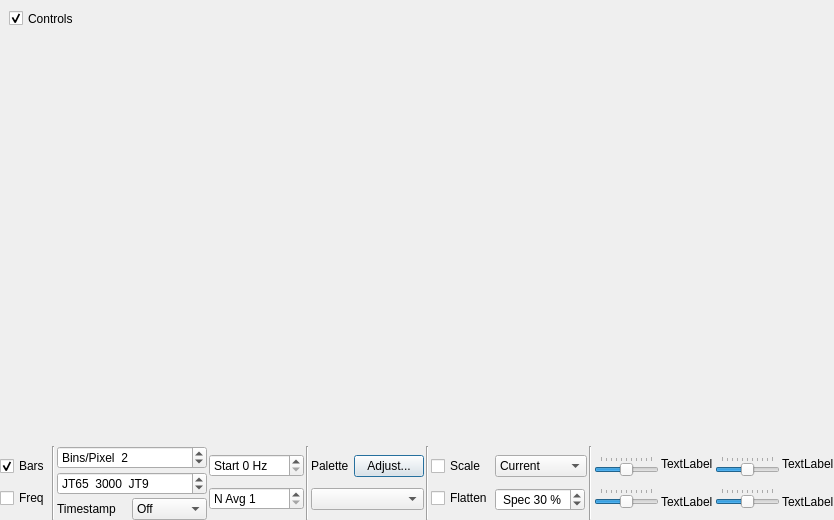
<?xml version="1.0" encoding="UTF-8"?>
<ui version="4.0">
 <class>WideGraph</class>
 <widget class="QDialog" name="WideGraph">
  <property name="geometry">
   <rect>
    <x>0</x>
    <y>0</y>
    <width>834</width>
    <height>520</height>
   </rect>
  </property>
  <property name="sizePolicy">
   <sizepolicy hsizetype="Minimum" vsizetype="Fixed">
    <horstretch>0</horstretch>
    <verstretch>0</verstretch>
   </sizepolicy>
  </property>
  <property name="windowTitle">
   <string>Dialog</string>
  </property>
  <layout class="QGridLayout" name="gridLayout_2">
   <property name="leftMargin">
    <number>0</number>
   </property>
   <property name="topMargin">
    <number>0</number>
   </property>
   <property name="rightMargin">
    <number>0</number>
   </property>
   <property name="bottomMargin">
    <number>0</number>
   </property>
   <property name="spacing">
    <number>1</number>
   </property>
   <item row="1" column="0">
    <widget class="CPlotter" name="widePlot">
     <property name="enabled">
      <bool>true</bool>
     </property>
     <property name="sizePolicy">
      <sizepolicy hsizetype="Expanding" vsizetype="Expanding">
       <horstretch>0</horstretch>
       <verstretch>0</verstretch>
      </sizepolicy>
     </property>
     <property name="minimumSize">
      <size>
       <width>200</width>
       <height>100</height>
      </size>
     </property>
     <property name="frameShape">
      <enum>QFrame::NoFrame</enum>
     </property>
     <property name="frameShadow">
      <enum>QFrame::Plain</enum>
     </property>
     <property name="lineWidth">
      <number>1</number>
     </property>
     <widget class="QCheckBox" name="cbControls">
      <property name="geometry">
       <rect>
        <x>9</x>
        <y>10</y>
        <width>70</width>
        <height>17</height>
       </rect>
      </property>
      <property name="maximumSize">
       <size>
        <width>70</width>
        <height>16777215</height>
       </size>
      </property>
      <property name="mouseTracking">
       <bool>true</bool>
      </property>
      <property name="text">
       <string>Controls</string>
      </property>
      <property name="checked">
       <bool>true</bool>
      </property>
     </widget>
    </widget>
   </item>
   <item row="2" column="0">
    <widget class="QWidget" name="controls_widget" native="true">
     <property name="sizePolicy">
      <sizepolicy hsizetype="Preferred" vsizetype="Fixed">
       <horstretch>0</horstretch>
       <verstretch>0</verstretch>
      </sizepolicy>
     </property>
     <layout class="QHBoxLayout" name="horizontalLayout" stretch="0,0,0,0,0,0,0,0,0,0,0,1,0,1,0,0">
      <property name="spacing">
       <number>2</number>
      </property>
      <property name="leftMargin">
       <number>0</number>
      </property>
      <property name="topMargin">
       <number>0</number>
      </property>
      <property name="rightMargin">
       <number>0</number>
      </property>
      <property name="bottomMargin">
       <number>0</number>
      </property>
      <item>
       <spacer name="horizontalSpacer_1">
        <property name="orientation">
         <enum>Qt::Horizontal</enum>
        </property>
        <property name="sizeHint" stdset="0">
         <size>
          <width>2</width>
          <height>20</height>
         </size>
        </property>
       </spacer>
      </item>
      <item>
       <layout class="QVBoxLayout" name="verticalLayout_9">
        <item>
         <widget class="QCheckBox" name="cbBars">
          <property name="maximumSize">
           <size>
            <width>65</width>
            <height>16777215</height>
           </size>
          </property>
          <property name="mouseTracking">
           <bool>true</bool>
          </property>
          <property name="text">
           <string>Bars</string>
          </property>
          <property name="checked">
           <bool>true</bool>
          </property>
         </widget>
        </item>
        <item>
         <widget class="QCheckBox" name="cbFreq">
          <property name="text">
           <string>Freq</string>
          </property>
         </widget>
        </item>
       </layout>
      </item>
      <item>
       <widget class="Line" name="line">
        <property name="orientation">
         <enum>Qt::Vertical</enum>
        </property>
       </widget>
      </item>
      <item>
       <layout class="QVBoxLayout" name="verticalLayout_1">
        <property name="spacing">
         <number>3</number>
        </property>
        <property name="sizeConstraint">
         <enum>QLayout::SetMaximumSize</enum>
        </property>
        <property name="leftMargin">
         <number>0</number>
        </property>
        <property name="rightMargin">
         <number>0</number>
        </property>
        <property name="bottomMargin">
         <number>0</number>
        </property>
        <item>
         <widget class="QSpinBox" name="bppSpinBox">
          <property name="minimumSize">
           <size>
            <width>100</width>
            <height>0</height>
           </size>
          </property>
          <property name="maximumSize">
           <size>
            <width>174</width>
            <height>16777215</height>
           </size>
          </property>
          <property name="toolTip">
           <string>Compression factor for frequency scale</string>
          </property>
          <property name="suffix">
           <string/>
          </property>
          <property name="prefix">
           <string>Bins/Pixel  </string>
          </property>
          <property name="minimum">
           <number>1</number>
          </property>
          <property name="maximum">
           <number>100</number>
          </property>
          <property name="singleStep">
           <number>1</number>
          </property>
          <property name="value">
           <number>2</number>
          </property>
         </widget>
        </item>
        <item>
         <widget class="QSpinBox" name="fSplitSpinBox">
          <property name="minimumSize">
           <size>
            <width>150</width>
            <height>0</height>
           </size>
          </property>
          <property name="maximumSize">
           <size>
            <width>174</width>
            <height>16777215</height>
           </size>
          </property>
          <property name="toolTip">
           <string>&lt;html&gt;&lt;head/&gt;&lt;body&gt;&lt;p&gt;Decode JT9 only above this frequency&lt;/p&gt;&lt;/body&gt;&lt;/html&gt;</string>
          </property>
          <property name="suffix">
           <string>  JT9</string>
          </property>
          <property name="prefix">
           <string>JT65  </string>
          </property>
          <property name="minimum">
           <number>0</number>
          </property>
          <property name="maximum">
           <number>5000</number>
          </property>
          <property name="singleStep">
           <number>100</number>
          </property>
          <property name="value">
           <number>3000</number>
          </property>
         </widget>
        </item>
        <item>
         <layout class="QHBoxLayout" name="horizontalLayout_2">
          <property name="spacing">
           <number>0</number>
          </property>
          <property name="topMargin">
           <number>0</number>
          </property>
          <property name="bottomMargin">
           <number>0</number>
          </property>
          <item>
           <widget class="QLabel" name="labTime">
            <property name="toolTip">
             <string>Position of timestamp above each interval line</string>
            </property>
            <property name="text">
             <string>Timestamp</string>
            </property>
           </widget>
          </item>
          <item>
           <widget class="QComboBox" name="timestampComboBox">
            <property name="toolTip">
             <string>Position of timestamp above each interval line</string>
            </property>
            <item>
             <property name="text">
              <string>Off</string>
             </property>
            </item>
            <item>
             <property name="text">
              <string>Left</string>
             </property>
            </item>
            <item>
             <property name="text">
              <string>Right</string>
             </property>
            </item>
           </widget>
          </item>
         </layout>
        </item>
       </layout>
      </item>
      <item>
       <layout class="QVBoxLayout" name="verticalLayout_2">
        <property name="leftMargin">
         <number>0</number>
        </property>
        <property name="rightMargin">
         <number>0</number>
        </property>
        <item>
         <widget class="QSpinBox" name="fStartSpinBox">
          <property name="minimumSize">
           <size>
            <width>90</width>
            <height>0</height>
           </size>
          </property>
          <property name="maximumSize">
           <size>
            <width>100</width>
            <height>16777215</height>
           </size>
          </property>
          <property name="toolTip">
           <string>&lt;html&gt;&lt;head/&gt;&lt;body&gt;&lt;p&gt;Frequency at left edge of waterfall&lt;/p&gt;&lt;/body&gt;&lt;/html&gt;</string>
          </property>
          <property name="suffix">
           <string> Hz</string>
          </property>
          <property name="prefix">
           <string>Start </string>
          </property>
          <property name="maximum">
           <number>4900</number>
          </property>
          <property name="singleStep">
           <number>100</number>
          </property>
         </widget>
        </item>
        <item>
         <widget class="QSpinBox" name="waterfallAvgSpinBox">
          <property name="minimumSize">
           <size>
            <width>90</width>
            <height>0</height>
           </size>
          </property>
          <property name="maximumSize">
           <size>
            <width>100</width>
            <height>16777215</height>
           </size>
          </property>
          <property name="toolTip">
           <string>Number of FFTs averaged (controls waterfall scrolling rate)</string>
          </property>
          <property name="prefix">
           <string>N Avg </string>
          </property>
          <property name="minimum">
           <number>1</number>
          </property>
          <property name="maximum">
           <number>50</number>
          </property>
         </widget>
        </item>
       </layout>
      </item>
      <item>
       <widget class="Line" name="line_1">
        <property name="lineWidth">
         <number>1</number>
        </property>
        <property name="midLineWidth">
         <number>0</number>
        </property>
        <property name="orientation">
         <enum>Qt::Vertical</enum>
        </property>
       </widget>
      </item>
      <item>
       <layout class="QVBoxLayout" name="verticalLayout_3">
        <property name="leftMargin">
         <number>0</number>
        </property>
        <property name="rightMargin">
         <number>0</number>
        </property>
        <item>
         <layout class="QHBoxLayout" name="horizontalLayout_1">
          <item>
           <widget class="QLabel" name="labPalette">
            <property name="text">
             <string>Palette </string>
            </property>
            <property name="alignment">
             <set>Qt::AlignLeading|Qt::AlignLeft|Qt::AlignVCenter</set>
            </property>
           </widget>
          </item>
          <item>
           <widget class="QPushButton" name="adjust_palette_push_button">
            <property name="maximumSize">
             <size>
              <width>70</width>
              <height>16777215</height>
             </size>
            </property>
            <property name="toolTip">
             <string>&lt;html&gt;&lt;head/&gt;&lt;body&gt;&lt;p&gt;Enter definition for a new color palette.&lt;/p&gt;&lt;/body&gt;&lt;/html&gt;</string>
            </property>
            <property name="text">
             <string>Adjust...</string>
            </property>
           </widget>
          </item>
         </layout>
        </item>
        <item>
         <widget class="QComboBox" name="paletteComboBox">
          <property name="minimumSize">
           <size>
            <width>80</width>
            <height>0</height>
           </size>
          </property>
          <property name="maximumSize">
           <size>
            <width>125</width>
            <height>16777215</height>
           </size>
          </property>
          <property name="toolTip">
           <string>Select waterfall palette</string>
          </property>
         </widget>
        </item>
       </layout>
      </item>
      <item>
       <widget class="Line" name="line_2">
        <property name="lineWidth">
         <number>1</number>
        </property>
        <property name="midLineWidth">
         <number>0</number>
        </property>
        <property name="orientation">
         <enum>Qt::Vertical</enum>
        </property>
       </widget>
      </item>
      <item>
       <layout class="QVBoxLayout" name="verticalLayout_4">
        <property name="leftMargin">
         <number>0</number>
        </property>
        <property name="rightMargin">
         <number>0</number>
        </property>
        <item>
         <widget class="QCheckBox" name="cbScale">
          <property name="toolTip">
           <string>&lt;html&gt;&lt;head/&gt;&lt;body&gt;&lt;p&gt;Scale spectrum by median value.&lt;/p&gt;&lt;/body&gt;&lt;/html&gt;</string>
          </property>
          <property name="text">
           <string>Scale</string>
          </property>
          <property name="checked">
           <bool>false</bool>
          </property>
         </widget>
        </item>
        <item>
         <widget class="QCheckBox" name="cbFlatten">
          <property name="toolTip">
           <string>&lt;html&gt;&lt;head/&gt;&lt;body&gt;&lt;p&gt;Flatten spectral baseline over the full displayed interval.&lt;/p&gt;&lt;/body&gt;&lt;/html&gt;</string>
          </property>
          <property name="text">
           <string>Flatten</string>
          </property>
         </widget>
        </item>
       </layout>
      </item>
      <item>
       <layout class="QVBoxLayout" name="verticalLayout_5">
        <property name="leftMargin">
         <number>0</number>
        </property>
        <property name="rightMargin">
         <number>0</number>
        </property>
        <item>
         <widget class="QComboBox" name="spec2dComboBox">
          <property name="toolTip">
           <string>&lt;html&gt;&lt;head/&gt;&lt;body&gt;&lt;p&gt;Select data for spectral display&lt;/p&gt;&lt;/body&gt;&lt;/html&gt;</string>
          </property>
          <property name="currentIndex">
           <number>0</number>
          </property>
          <item>
           <property name="text">
            <string>Current</string>
           </property>
          </item>
          <item>
           <property name="text">
            <string>Cumulative</string>
           </property>
          </item>
         </widget>
        </item>
        <item>
         <widget class="QSpinBox" name="sbPercent2dPlot">
          <property name="minimumSize">
           <size>
            <width>75</width>
            <height>0</height>
           </size>
          </property>
          <property name="maximumSize">
           <size>
            <width>90</width>
            <height>16777215</height>
           </size>
          </property>
          <property name="toolTip">
           <string>&lt;html&gt;&lt;head/&gt;&lt;body&gt;&lt;p&gt;Set fractional size of spectrum in this window.&lt;/p&gt;&lt;/body&gt;&lt;/html&gt;</string>
          </property>
          <property name="alignment">
           <set>Qt::AlignCenter</set>
          </property>
          <property name="suffix">
           <string> %</string>
          </property>
          <property name="prefix">
           <string>Spec </string>
          </property>
          <property name="maximum">
           <number>100</number>
          </property>
          <property name="singleStep">
           <number>5</number>
          </property>
          <property name="value">
           <number>30</number>
          </property>
         </widget>
        </item>
       </layout>
      </item>
      <item>
       <widget class="Line" name="line_3">
        <property name="orientation">
         <enum>Qt::Vertical</enum>
        </property>
       </widget>
      </item>
      <item>
       <layout class="QVBoxLayout" name="verticalLayout_6">
        <property name="leftMargin">
         <number>0</number>
        </property>
        <property name="rightMargin">
         <number>0</number>
        </property>
        <item>
         <widget class="QSlider" name="gainSlider">
          <property name="sizePolicy">
           <sizepolicy hsizetype="Preferred" vsizetype="Fixed">
            <horstretch>1</horstretch>
            <verstretch>0</verstretch>
           </sizepolicy>
          </property>
          <property name="minimumSize">
           <size>
            <width>65</width>
            <height>0</height>
           </size>
          </property>
          <property name="maximumSize">
           <size>
            <width>160</width>
            <height>16777215</height>
           </size>
          </property>
          <property name="toolTip">
           <string>Waterfall gain</string>
          </property>
          <property name="minimum">
           <number>-50</number>
          </property>
          <property name="maximum">
           <number>50</number>
          </property>
          <property name="orientation">
           <enum>Qt::Horizontal</enum>
          </property>
          <property name="tickPosition">
           <enum>QSlider::TicksAbove</enum>
          </property>
         </widget>
        </item>
        <item>
         <widget class="QSlider" name="gain2dSlider">
          <property name="sizePolicy">
           <sizepolicy hsizetype="Preferred" vsizetype="Fixed">
            <horstretch>1</horstretch>
            <verstretch>0</verstretch>
           </sizepolicy>
          </property>
          <property name="minimumSize">
           <size>
            <width>65</width>
            <height>0</height>
           </size>
          </property>
          <property name="maximumSize">
           <size>
            <width>160</width>
            <height>16777215</height>
           </size>
          </property>
          <property name="toolTip">
           <string>Spectrum gain</string>
          </property>
          <property name="minimum">
           <number>-50</number>
          </property>
          <property name="maximum">
           <number>50</number>
          </property>
          <property name="orientation">
           <enum>Qt::Horizontal</enum>
          </property>
          <property name="tickPosition">
           <enum>QSlider::TicksAbove</enum>
          </property>
         </widget>
        </item>
       </layout>
      </item>
      <item>
       <layout class="QVBoxLayout" name="verticalLayout">
        <item>
         <widget class="QLabel" name="gainWFLabel">
          <property name="text">
           <string>TextLabel</string>
          </property>
         </widget>
        </item>
        <item>
         <widget class="QLabel" name="gainSpecLabel">
          <property name="text">
           <string>TextLabel</string>
          </property>
         </widget>
        </item>
       </layout>
      </item>
      <item>
       <layout class="QVBoxLayout" name="verticalLayout_7">
        <property name="leftMargin">
         <number>0</number>
        </property>
        <property name="rightMargin">
         <number>0</number>
        </property>
        <item>
         <widget class="QSlider" name="zeroSlider">
          <property name="sizePolicy">
           <sizepolicy hsizetype="Preferred" vsizetype="Fixed">
            <horstretch>1</horstretch>
            <verstretch>0</verstretch>
           </sizepolicy>
          </property>
          <property name="minimumSize">
           <size>
            <width>65</width>
            <height>0</height>
           </size>
          </property>
          <property name="maximumSize">
           <size>
            <width>160</width>
            <height>16777215</height>
           </size>
          </property>
          <property name="toolTip">
           <string>Waterfall zero</string>
          </property>
          <property name="minimum">
           <number>-50</number>
          </property>
          <property name="maximum">
           <number>50</number>
          </property>
          <property name="orientation">
           <enum>Qt::Horizontal</enum>
          </property>
          <property name="tickPosition">
           <enum>QSlider::TicksAbove</enum>
          </property>
         </widget>
        </item>
        <item>
         <widget class="QSlider" name="zero2dSlider">
          <property name="sizePolicy">
           <sizepolicy hsizetype="Preferred" vsizetype="Fixed">
            <horstretch>1</horstretch>
            <verstretch>0</verstretch>
           </sizepolicy>
          </property>
          <property name="minimumSize">
           <size>
            <width>65</width>
            <height>0</height>
           </size>
          </property>
          <property name="maximumSize">
           <size>
            <width>160</width>
            <height>16777215</height>
           </size>
          </property>
          <property name="toolTip">
           <string>Spectrum zero</string>
          </property>
          <property name="minimum">
           <number>-50</number>
          </property>
          <property name="maximum">
           <number>50</number>
          </property>
          <property name="orientation">
           <enum>Qt::Horizontal</enum>
          </property>
          <property name="tickPosition">
           <enum>QSlider::TicksAbove</enum>
          </property>
         </widget>
        </item>
       </layout>
      </item>
      <item>
       <layout class="QVBoxLayout" name="verticalLayout_8">
        <item>
         <widget class="QLabel" name="zeroWFLabel">
          <property name="text">
           <string>TextLabel</string>
          </property>
         </widget>
        </item>
        <item>
         <widget class="QLabel" name="zeroSpecLabel">
          <property name="text">
           <string>TextLabel</string>
          </property>
         </widget>
        </item>
       </layout>
      </item>
      <item>
       <spacer name="horizontalSpacer_2">
        <property name="orientation">
         <enum>Qt::Horizontal</enum>
        </property>
        <property name="sizeHint" stdset="0">
         <size>
          <width>2</width>
          <height>20</height>
         </size>
        </property>
       </spacer>
      </item>
     </layout>
    </widget>
   </item>
  </layout>
 </widget>
 <customwidgets>
  <customwidget>
   <class>CPlotter</class>
   <extends>QFrame</extends>
   <header>plotter.h</header>
   <container>1</container>
  </customwidget>
 </customwidgets>
 <resources/>
 <connections/>
</ui>
